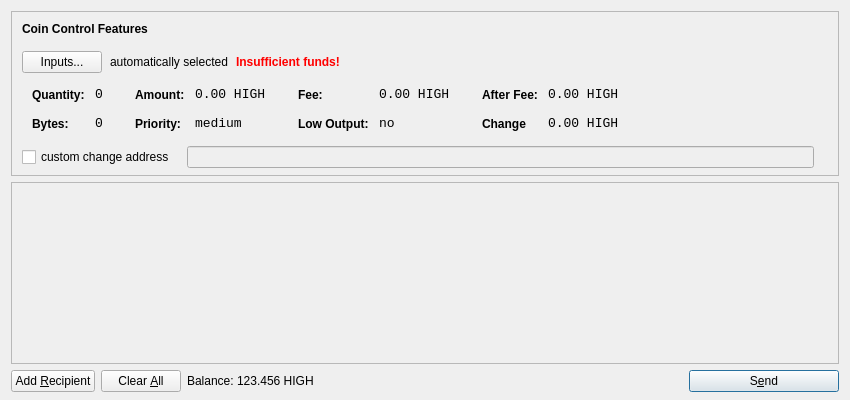
<?xml version="1.0" encoding="UTF-8"?>
<ui version="4.0">
 <class>SendCoinsDialog</class>
 <widget class="QDialog" name="SendCoinsDialog">
  <property name="geometry">
   <rect>
    <x>0</x>
    <y>0</y>
    <width>850</width>
    <height>400</height>
   </rect>
  </property>
  <property name="windowTitle">
   <string>Send Coins</string>
  </property>
  <layout class="QVBoxLayout" name="verticalLayout" stretch="0,1,0">
   <property name="bottomMargin">
    <number>8</number>
   </property>
   <item>
    <widget class="QFrame" name="frameCoinControl">
     <property name="sizePolicy">
      <sizepolicy hsizetype="Expanding" vsizetype="Expanding">
       <horstretch>0</horstretch>
       <verstretch>0</verstretch>
      </sizepolicy>
     </property>
     <property name="maximumSize">
      <size>
       <width>16777215</width>
       <height>16777215</height>
      </size>
     </property>
     <property name="frameShape">
      <enum>QFrame::StyledPanel</enum>
     </property>
     <property name="frameShadow">
      <enum>QFrame::Sunken</enum>
     </property>
     <layout class="QVBoxLayout" name="verticalLayoutCoinControl2">
      <property name="spacing">
       <number>-1</number>
      </property>
      <property name="leftMargin">
       <number>0</number>
      </property>
      <property name="topMargin">
       <number>0</number>
      </property>
      <property name="rightMargin">
       <number>0</number>
      </property>
      <property name="bottomMargin">
       <number>6</number>
      </property>
      <item>
       <layout class="QVBoxLayout" name="verticalLayoutCoinControl" stretch="0,0,0,0,1">
        <property name="spacing">
         <number>0</number>
        </property>
        <property name="leftMargin">
         <number>10</number>
        </property>
        <property name="topMargin">
         <number>10</number>
        </property>
        <item>
         <layout class="QHBoxLayout" name="horizontalLayoutCoinControl1">
          <property name="bottomMargin">
           <number>15</number>
          </property>
          <item>
           <widget class="QLabel" name="labelCoinControlFeatures">
            <property name="sizePolicy">
             <sizepolicy hsizetype="Preferred" vsizetype="Maximum">
              <horstretch>0</horstretch>
              <verstretch>0</verstretch>
             </sizepolicy>
            </property>
            <property name="font">
             <font>
              <weight>75</weight>
              <bold>true</bold>
             </font>
            </property>
            <property name="styleSheet">
             <string notr="true">font-weight:bold;</string>
            </property>
            <property name="text">
             <string>Coin Control Features</string>
            </property>
           </widget>
          </item>
         </layout>
        </item>
        <item>
         <layout class="QHBoxLayout" name="horizontalLayoutCoinControl2" stretch="0,0,0,0">
          <property name="spacing">
           <number>8</number>
          </property>
          <property name="bottomMargin">
           <number>10</number>
          </property>
          <item>
           <widget class="QPushButton" name="pushButtonCoinControl">
            <property name="styleSheet">
             <string notr="true"/>
            </property>
            <property name="text">
             <string>Inputs...</string>
            </property>
           </widget>
          </item>
          <item>
           <widget class="QLabel" name="labelCoinControlAutomaticallySelected">
            <property name="text">
             <string>automatically selected</string>
            </property>
            <property name="margin">
             <number>5</number>
            </property>
           </widget>
          </item>
          <item>
           <widget class="QLabel" name="labelCoinControlInsuffFunds">
            <property name="font">
             <font>
              <weight>75</weight>
              <bold>true</bold>
             </font>
            </property>
            <property name="styleSheet">
             <string notr="true">color:red;font-weight:bold;</string>
            </property>
            <property name="text">
             <string>Insufficient funds!</string>
            </property>
            <property name="margin">
             <number>5</number>
            </property>
           </widget>
          </item>
          <item>
           <spacer name="horizontalSpacerCoinControl">
            <property name="orientation">
             <enum>Qt::Horizontal</enum>
            </property>
            <property name="sizeHint" stdset="0">
             <size>
              <width>40</width>
              <height>1</height>
             </size>
            </property>
           </spacer>
          </item>
         </layout>
        </item>
        <item>
         <widget class="QWidget" name="widgetCoinControl" native="true">
          <property name="sizePolicy">
           <sizepolicy hsizetype="Preferred" vsizetype="Preferred">
            <horstretch>0</horstretch>
            <verstretch>0</verstretch>
           </sizepolicy>
          </property>
          <property name="minimumSize">
           <size>
            <width>0</width>
            <height>0</height>
           </size>
          </property>
          <property name="styleSheet">
           <string notr="true"/>
          </property>
          <layout class="QHBoxLayout" name="horizontalLayoutCoinControl5">
           <property name="margin">
            <number>0</number>
           </property>
           <item>
            <layout class="QHBoxLayout" name="horizontalLayoutCoinControl3" stretch="0,0,0,1">
             <property name="spacing">
              <number>20</number>
             </property>
             <property name="topMargin">
              <number>0</number>
             </property>
             <property name="bottomMargin">
              <number>10</number>
             </property>
             <item>
              <layout class="QFormLayout" name="formLayoutCoinControl1">
               <property name="horizontalSpacing">
                <number>10</number>
               </property>
               <property name="verticalSpacing">
                <number>14</number>
               </property>
               <property name="leftMargin">
                <number>10</number>
               </property>
               <property name="topMargin">
                <number>4</number>
               </property>
               <property name="rightMargin">
                <number>6</number>
               </property>
               <item row="0" column="0">
                <widget class="QLabel" name="labelCoinControlQuantityText">
                 <property name="styleSheet">
                  <string notr="true">font-weight:bold;</string>
                 </property>
                 <property name="text">
                  <string>Quantity:</string>
                 </property>
                 <property name="margin">
                  <number>0</number>
                 </property>
                </widget>
               </item>
               <item row="0" column="1">
                <widget class="QLabel" name="labelCoinControlQuantity">
                 <property name="font">
                  <font>
                   <family>Monospace</family>
                   <pointsize>10</pointsize>
                  </font>
                 </property>
                 <property name="cursor">
                  <cursorShape>IBeamCursor</cursorShape>
                 </property>
                 <property name="contextMenuPolicy">
                  <enum>Qt::ActionsContextMenu</enum>
                 </property>
                 <property name="text">
                  <string>0</string>
                 </property>
                 <property name="margin">
                  <number>0</number>
                 </property>
                 <property name="textInteractionFlags">
                  <set>Qt::LinksAccessibleByMouse|Qt::TextSelectableByKeyboard|Qt::TextSelectableByMouse</set>
                 </property>
                </widget>
               </item>
               <item row="1" column="0">
                <widget class="QLabel" name="labelCoinControlBytesText">
                 <property name="styleSheet">
                  <string notr="true">font-weight:bold;</string>
                 </property>
                 <property name="text">
                  <string>Bytes:</string>
                 </property>
                </widget>
               </item>
               <item row="1" column="1">
                <widget class="QLabel" name="labelCoinControlBytes">
                 <property name="font">
                  <font>
                   <family>Monospace</family>
                   <pointsize>10</pointsize>
                  </font>
                 </property>
                 <property name="cursor">
                  <cursorShape>IBeamCursor</cursorShape>
                 </property>
                 <property name="contextMenuPolicy">
                  <enum>Qt::ActionsContextMenu</enum>
                 </property>
                 <property name="text">
                  <string>0</string>
                 </property>
                 <property name="textInteractionFlags">
                  <set>Qt::LinksAccessibleByMouse|Qt::TextSelectableByKeyboard|Qt::TextSelectableByMouse</set>
                 </property>
                </widget>
               </item>
              </layout>
             </item>
             <item>
              <layout class="QFormLayout" name="formLayoutCoinControl2">
               <property name="horizontalSpacing">
                <number>10</number>
               </property>
               <property name="verticalSpacing">
                <number>14</number>
               </property>
               <property name="leftMargin">
                <number>6</number>
               </property>
               <property name="topMargin">
                <number>4</number>
               </property>
               <property name="rightMargin">
                <number>6</number>
               </property>
               <item row="0" column="0">
                <widget class="QLabel" name="labelCoinControlAmountText">
                 <property name="styleSheet">
                  <string notr="true">font-weight:bold;</string>
                 </property>
                 <property name="text">
                  <string>Amount:</string>
                 </property>
                 <property name="margin">
                  <number>0</number>
                 </property>
                </widget>
               </item>
               <item row="0" column="1">
                <widget class="QLabel" name="labelCoinControlAmount">
                 <property name="font">
                  <font>
                   <family>Monospace</family>
                   <pointsize>10</pointsize>
                  </font>
                 </property>
                 <property name="cursor">
                  <cursorShape>IBeamCursor</cursorShape>
                 </property>
                 <property name="contextMenuPolicy">
                  <enum>Qt::ActionsContextMenu</enum>
                 </property>
                 <property name="text">
                  <string>0.00 HIGH</string>
                 </property>
                 <property name="textInteractionFlags">
                  <set>Qt::LinksAccessibleByMouse|Qt::TextSelectableByKeyboard|Qt::TextSelectableByMouse</set>
                 </property>
                </widget>
               </item>
               <item row="1" column="0">
                <widget class="QLabel" name="labelCoinControlPriorityText">
                 <property name="styleSheet">
                  <string notr="true">font-weight:bold;</string>
                 </property>
                 <property name="text">
                  <string>Priority:</string>
                 </property>
                </widget>
               </item>
               <item row="1" column="1">
                <widget class="QLabel" name="labelCoinControlPriority">
                 <property name="font">
                  <font>
                   <family>Monospace</family>
                   <pointsize>10</pointsize>
                  </font>
                 </property>
                 <property name="cursor">
                  <cursorShape>IBeamCursor</cursorShape>
                 </property>
                 <property name="contextMenuPolicy">
                  <enum>Qt::ActionsContextMenu</enum>
                 </property>
                 <property name="text">
                  <string>medium</string>
                 </property>
                 <property name="textInteractionFlags">
                  <set>Qt::LinksAccessibleByMouse|Qt::TextSelectableByKeyboard|Qt::TextSelectableByMouse</set>
                 </property>
                </widget>
               </item>
              </layout>
             </item>
             <item>
              <layout class="QFormLayout" name="formLayoutCoinControl3">
               <property name="horizontalSpacing">
                <number>10</number>
               </property>
               <property name="verticalSpacing">
                <number>14</number>
               </property>
               <property name="leftMargin">
                <number>6</number>
               </property>
               <property name="topMargin">
                <number>4</number>
               </property>
               <property name="rightMargin">
                <number>6</number>
               </property>
               <item row="0" column="0">
                <widget class="QLabel" name="labelCoinControlFeeText">
                 <property name="styleSheet">
                  <string notr="true">font-weight:bold;</string>
                 </property>
                 <property name="text">
                  <string>Fee:</string>
                 </property>
                 <property name="margin">
                  <number>0</number>
                 </property>
                </widget>
               </item>
               <item row="0" column="1">
                <widget class="QLabel" name="labelCoinControlFee">
                 <property name="font">
                  <font>
                   <family>Monospace</family>
                   <pointsize>10</pointsize>
                  </font>
                 </property>
                 <property name="cursor">
                  <cursorShape>IBeamCursor</cursorShape>
                 </property>
                 <property name="contextMenuPolicy">
                  <enum>Qt::ActionsContextMenu</enum>
                 </property>
                 <property name="text">
                  <string>0.00 HIGH</string>
                 </property>
                 <property name="textInteractionFlags">
                  <set>Qt::LinksAccessibleByMouse|Qt::TextSelectableByKeyboard|Qt::TextSelectableByMouse</set>
                 </property>
                </widget>
               </item>
               <item row="1" column="0">
                <widget class="QLabel" name="labelCoinControlLowOutputText">
                 <property name="styleSheet">
                  <string notr="true">font-weight:bold;</string>
                 </property>
                 <property name="text">
                  <string>Low Output:</string>
                 </property>
                </widget>
               </item>
               <item row="1" column="1">
                <widget class="QLabel" name="labelCoinControlLowOutput">
                 <property name="font">
                  <font>
                   <family>Monospace</family>
                   <pointsize>10</pointsize>
                  </font>
                 </property>
                 <property name="cursor">
                  <cursorShape>IBeamCursor</cursorShape>
                 </property>
                 <property name="contextMenuPolicy">
                  <enum>Qt::ActionsContextMenu</enum>
                 </property>
                 <property name="text">
                  <string>no</string>
                 </property>
                 <property name="textInteractionFlags">
                  <set>Qt::LinksAccessibleByMouse|Qt::TextSelectableByKeyboard|Qt::TextSelectableByMouse</set>
                 </property>
                </widget>
               </item>
              </layout>
             </item>
             <item>
              <layout class="QFormLayout" name="formLayoutCoinControl4">
               <property name="horizontalSpacing">
                <number>10</number>
               </property>
               <property name="verticalSpacing">
                <number>14</number>
               </property>
               <property name="leftMargin">
                <number>6</number>
               </property>
               <property name="topMargin">
                <number>4</number>
               </property>
               <property name="rightMargin">
                <number>6</number>
               </property>
               <item row="0" column="0">
                <widget class="QLabel" name="labelCoinControlAfterFeeText">
                 <property name="styleSheet">
                  <string notr="true">font-weight:bold;</string>
                 </property>
                 <property name="text">
                  <string>After Fee:</string>
                 </property>
                 <property name="margin">
                  <number>0</number>
                 </property>
                </widget>
               </item>
               <item row="0" column="1">
                <widget class="QLabel" name="labelCoinControlAfterFee">
                 <property name="font">
                  <font>
                   <family>Monospace</family>
                   <pointsize>10</pointsize>
                  </font>
                 </property>
                 <property name="cursor">
                  <cursorShape>IBeamCursor</cursorShape>
                 </property>
                 <property name="contextMenuPolicy">
                  <enum>Qt::ActionsContextMenu</enum>
                 </property>
                 <property name="text">
                  <string>0.00 HIGH</string>
                 </property>
                 <property name="textInteractionFlags">
                  <set>Qt::LinksAccessibleByMouse|Qt::TextSelectableByKeyboard|Qt::TextSelectableByMouse</set>
                 </property>
                </widget>
               </item>
               <item row="1" column="0">
                <widget class="QLabel" name="labelCoinControlChangeText">
                 <property name="styleSheet">
                  <string notr="true">font-weight:bold;</string>
                 </property>
                 <property name="text">
                  <string>Change</string>
                 </property>
                </widget>
               </item>
               <item row="1" column="1">
                <widget class="QLabel" name="labelCoinControlChange">
                 <property name="font">
                  <font>
                   <family>Monospace</family>
                   <pointsize>10</pointsize>
                  </font>
                 </property>
                 <property name="cursor">
                  <cursorShape>IBeamCursor</cursorShape>
                 </property>
                 <property name="contextMenuPolicy">
                  <enum>Qt::ActionsContextMenu</enum>
                 </property>
                 <property name="text">
                  <string>0.00 HIGH</string>
                 </property>
                 <property name="textInteractionFlags">
                  <set>Qt::LinksAccessibleByMouse|Qt::TextSelectableByKeyboard|Qt::TextSelectableByMouse</set>
                 </property>
                </widget>
               </item>
              </layout>
             </item>
            </layout>
           </item>
          </layout>
         </widget>
        </item>
        <item>
         <layout class="QHBoxLayout" name="horizontalLayoutCoinControl4" stretch="0,0,0">
          <property name="spacing">
           <number>12</number>
          </property>
          <property name="sizeConstraint">
           <enum>QLayout::SetDefaultConstraint</enum>
          </property>
          <property name="topMargin">
           <number>5</number>
          </property>
          <property name="rightMargin">
           <number>5</number>
          </property>
          <item>
           <widget class="QCheckBox" name="checkBoxCoinControlChange">
            <property name="text">
             <string>custom change address</string>
            </property>
           </widget>
          </item>
          <item>
           <widget class="QLineEdit" name="lineEditCoinControlChange">
            <property name="enabled">
             <bool>false</bool>
            </property>
            <property name="sizePolicy">
             <sizepolicy hsizetype="Expanding" vsizetype="Fixed">
              <horstretch>0</horstretch>
              <verstretch>0</verstretch>
             </sizepolicy>
            </property>
           </widget>
          </item>
          <item>
           <widget class="QLabel" name="labelCoinControlChangeLabel">
            <property name="sizePolicy">
             <sizepolicy hsizetype="Preferred" vsizetype="Expanding">
              <horstretch>0</horstretch>
              <verstretch>0</verstretch>
             </sizepolicy>
            </property>
            <property name="minimumSize">
             <size>
              <width>0</width>
              <height>0</height>
             </size>
            </property>
            <property name="text">
             <string/>
            </property>
            <property name="margin">
             <number>3</number>
            </property>
           </widget>
          </item>
         </layout>
        </item>
        <item>
         <spacer name="verticalSpacerCoinControl">
          <property name="orientation">
           <enum>Qt::Vertical</enum>
          </property>
          <property name="sizeHint" stdset="0">
           <size>
            <width>800</width>
            <height>1</height>
           </size>
          </property>
         </spacer>
        </item>
       </layout>
      </item>
     </layout>
    </widget>
   </item>
   <item>
    <widget class="QScrollArea" name="scrollArea">
     <property name="widgetResizable">
      <bool>true</bool>
     </property>
     <widget class="QWidget" name="scrollAreaWidgetContents">
      <property name="geometry">
       <rect>
        <x>0</x>
        <y>0</y>
        <width>830</width>
        <height>165</height>
       </rect>
      </property>
      <layout class="QVBoxLayout" name="verticalLayout_2">
       <property name="margin">
        <number>0</number>
       </property>
       <item>
        <layout class="QVBoxLayout" name="entries">
         <property name="spacing">
          <number>6</number>
         </property>
        </layout>
       </item>
       <item>
        <spacer name="verticalSpacer">
         <property name="orientation">
          <enum>Qt::Vertical</enum>
         </property>
         <property name="sizeHint" stdset="0">
          <size>
           <width>20</width>
           <height>40</height>
          </size>
         </property>
        </spacer>
       </item>
      </layout>
     </widget>
    </widget>
   </item>
   <item>
    <layout class="QHBoxLayout" name="horizontalLayout">
     <item>
      <widget class="QPushButton" name="addButton">
       <property name="toolTip">
        <string>Send to multiple recipients at once</string>
       </property>
       <property name="text">
        <string>Add &amp;Recipient</string>
       </property>
       <property name="icon">
        <iconset resource="../bitcoin.qrc">
         <normaloff>:/icons/add</normaloff>:/icons/add</iconset>
       </property>
       <property name="autoDefault">
        <bool>false</bool>
       </property>
      </widget>
     </item>
     <item>
      <widget class="QPushButton" name="clearButton">
       <property name="sizePolicy">
        <sizepolicy hsizetype="Minimum" vsizetype="Fixed">
         <horstretch>0</horstretch>
         <verstretch>0</verstretch>
        </sizepolicy>
       </property>
       <property name="toolTip">
        <string>Remove all transaction fields</string>
       </property>
       <property name="text">
        <string>Clear &amp;All</string>
       </property>
       <property name="icon">
        <iconset resource="../bitcoin.qrc">
         <normaloff>:/icons/remove</normaloff>:/icons/remove</iconset>
       </property>
       <property name="autoRepeatDelay">
        <number>300</number>
       </property>
       <property name="autoDefault">
        <bool>false</bool>
       </property>
      </widget>
     </item>
     <item>
      <layout class="QHBoxLayout" name="horizontalLayout_2">
       <property name="spacing">
        <number>3</number>
       </property>
       <item>
        <widget class="QLabel" name="label">
         <property name="sizePolicy">
          <sizepolicy hsizetype="Preferred" vsizetype="Fixed">
           <horstretch>0</horstretch>
           <verstretch>0</verstretch>
          </sizepolicy>
         </property>
         <property name="text">
          <string>Balance:</string>
         </property>
        </widget>
       </item>
       <item>
        <widget class="QLabel" name="labelBalance">
         <property name="sizePolicy">
          <sizepolicy hsizetype="Preferred" vsizetype="Fixed">
           <horstretch>0</horstretch>
           <verstretch>0</verstretch>
          </sizepolicy>
         </property>
         <property name="cursor">
          <cursorShape>IBeamCursor</cursorShape>
         </property>
         <property name="text">
          <string>123.456 HIGH</string>
         </property>
         <property name="textInteractionFlags">
          <set>Qt::LinksAccessibleByMouse|Qt::TextSelectableByKeyboard|Qt::TextSelectableByMouse</set>
         </property>
        </widget>
       </item>
      </layout>
     </item>
     <item>
      <spacer name="horizontalSpacer">
       <property name="orientation">
        <enum>Qt::Horizontal</enum>
       </property>
       <property name="sizeHint" stdset="0">
        <size>
         <width>40</width>
         <height>20</height>
        </size>
       </property>
      </spacer>
     </item>
     <item>
      <widget class="QPushButton" name="sendButton">
       <property name="minimumSize">
        <size>
         <width>150</width>
         <height>0</height>
        </size>
       </property>
       <property name="toolTip">
        <string>Confirm the send action</string>
       </property>
       <property name="text">
        <string>S&amp;end</string>
       </property>
       <property name="icon">
        <iconset resource="../bitcoin.qrc">
         <normaloff>:/icons/send</normaloff>:/icons/send</iconset>
       </property>
       <property name="default">
        <bool>true</bool>
       </property>
      </widget>
     </item>
    </layout>
   </item>
  </layout>
 </widget>
 <resources>
  <include location="../bitcoin.qrc"/>
 </resources>
 <connections/>
</ui>
